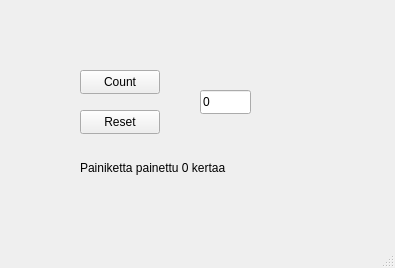
<?xml version="1.0" encoding="UTF-8"?>
<ui version="4.0">
 <class>MainWindow</class>
 <widget class="QMainWindow" name="MainWindow">
  <property name="geometry">
   <rect>
    <x>0</x>
    <y>0</y>
    <width>395</width>
    <height>268</height>
   </rect>
  </property>
  <property name="windowTitle">
   <string>MainWindow</string>
  </property>
  <widget class="QWidget" name="centralwidget">
   <widget class="QPushButton" name="btnCount">
    <property name="geometry">
     <rect>
      <x>80</x>
      <y>70</y>
      <width>80</width>
      <height>24</height>
     </rect>
    </property>
    <property name="text">
     <string>Count</string>
    </property>
   </widget>
   <widget class="QPushButton" name="btnReset">
    <property name="geometry">
     <rect>
      <x>80</x>
      <y>110</y>
      <width>80</width>
      <height>24</height>
     </rect>
    </property>
    <property name="text">
     <string>Reset</string>
    </property>
   </widget>
   <widget class="QLineEdit" name="txtResult">
    <property name="enabled">
     <bool>true</bool>
    </property>
    <property name="geometry">
     <rect>
      <x>200</x>
      <y>90</y>
      <width>51</width>
      <height>24</height>
     </rect>
    </property>
    <property name="acceptDrops">
     <bool>false</bool>
    </property>
    <property name="text">
     <string>0</string>
    </property>
    <property name="readOnly">
     <bool>true</bool>
    </property>
   </widget>
   <widget class="QLabel" name="labelInfo">
    <property name="geometry">
     <rect>
      <x>80</x>
      <y>160</y>
      <width>161</width>
      <height>16</height>
     </rect>
    </property>
    <property name="text">
     <string>Painiketta painettu 0 kertaa</string>
    </property>
   </widget>
  </widget>
  <widget class="QMenuBar" name="menubar">
   <property name="geometry">
    <rect>
     <x>0</x>
     <y>0</y>
     <width>395</width>
     <height>21</height>
    </rect>
   </property>
  </widget>
  <widget class="QStatusBar" name="statusbar"/>
 </widget>
 <resources/>
 <connections/>
</ui>
